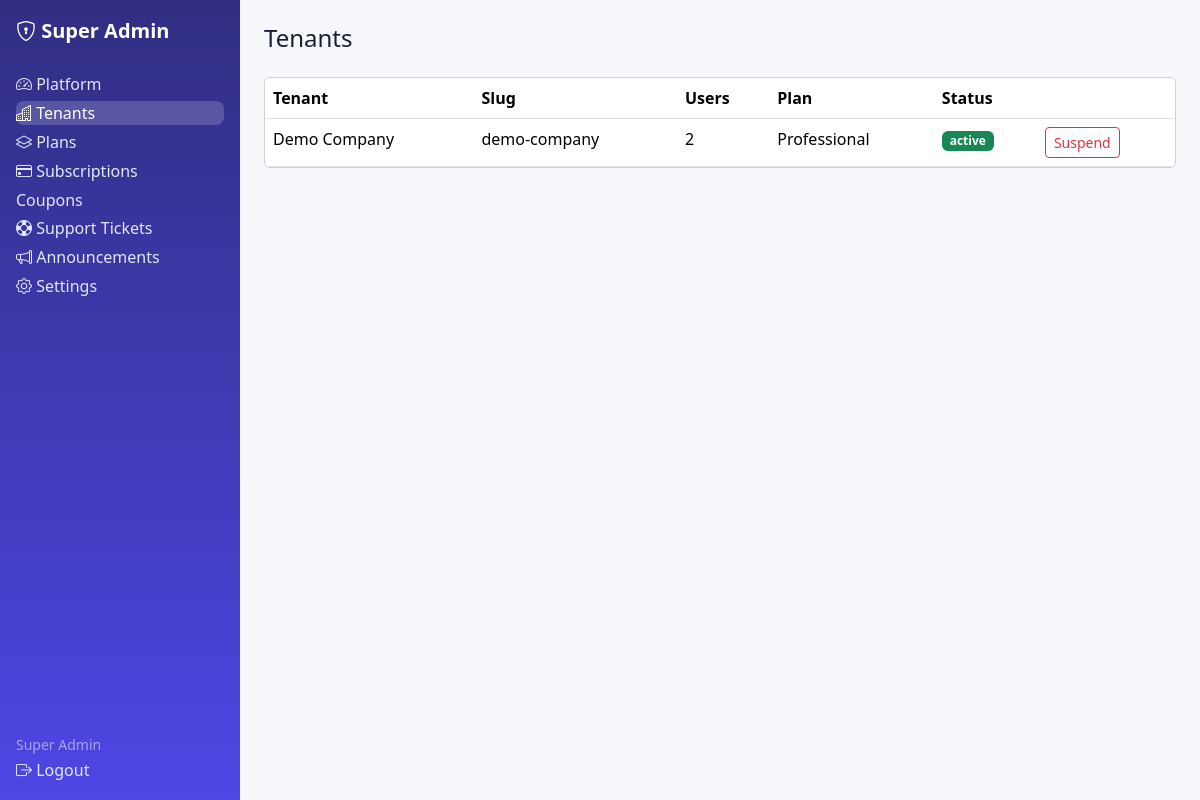
The app's page /super-admin/tenants.php (signed in) with its own data.
### tables this page shows
CREATE TABLE tenants (id INT UNSIGNED AUTO_INCREMENT PRIMARY KEY, name VARCHAR(150) NOT NULL, slug VARCHAR(160) NOT NULL UNIQUE, status ENUM('active','suspended') NOT NULL DEFAULT 'active', created_at DATETIME NOT NULL DEFAULT CURRENT_TIMESTAMP, INDEX idx_tenants_status(status));

### includes/functions.php (called while the page is built, shortened)
<?php
function e(?string $v): string { return htmlspecialchars($v ?? '', ENT_QUOTES, 'UTF-8'); }

### super-admin/tenants.php (the view, shortened to what this page needs)
<?php require_once __DIR__ . '/../includes/auth.php'; $user=require_role(['super_admin'], '../auth/login.php'); $pdo=db(); $base='../';
$rows=$pdo->query('SELECT t.*, (SELECT COUNT(*) FROM users u WHERE u.tenant_id=t.id) user_count, (SELECT p.name FROM subscriptions s JOIN plans p ON p.id=s.plan_id WHERE s.tenant_id=t.id ORDER BY s.id DESC LIMIT 1) plan_name FROM tenants t ORDER BY t.id DESC')->fetchAll();
include __DIR__ . '/header.php'; ?>
<div class="card p-0 overflow-auto"><table class="table mb-0"><tr><th>Tenant</th><th>Slug</th><th>Users</th><th>Plan</th><th>Status</th><th></th></tr>
<?php foreach($rows as $r): ?><tr><td><?= e($r['name']) ?></td><td><?= e($r['slug']) ?></td><td><?= $r['user_count'] ?></td><td><?= e($r['plan_name']??'—') ?></td><td><span class="badge bg-<?= $r['status']==='active'?'success':'danger' ?>"><?= e($r['status']) ?></span></td>
<td><form method="post"><?= csrf_field() ?><input type="hidden" name="id" value="<?= $r['id'] ?>"><button class="btn btn-sm btn-outline-<?= $r['status']==='active'?'danger':'success' ?>" data-confirm="Toggle tenant status?"><?= $r['status']==='active'?'Suspend':'Reactivate' ?></button></form></td></tr><?php endforeach; ?></table></div>
<?php include __DIR__ . '/footer.php'; ?>

### assets/css/style.css (style rules this page uses)
:root { --brand:#4f46e5;--bg:#f6f7fb;--card:#fff;--text:#172033 }
body { background:var(--bg);color:var(--text);font-family:system-ui,-apple-system,"Segoe UI",Roboto,sans-serif }

### records on screen
tenants: name "Demo Company", slug "demo-company", user_count "2", plan_name "Professional", status "active", shows "Suspend"

### other values on screen
$l "Platform"
$l "Tenants"
$l "Plans"
$l "Subscriptions"
$l "Coupons"
$l "Support Tickets"
$l "Announcements"
$l "Settings"
current_user()['name'] "Super Admin"
$pageTitle "Tenants"
